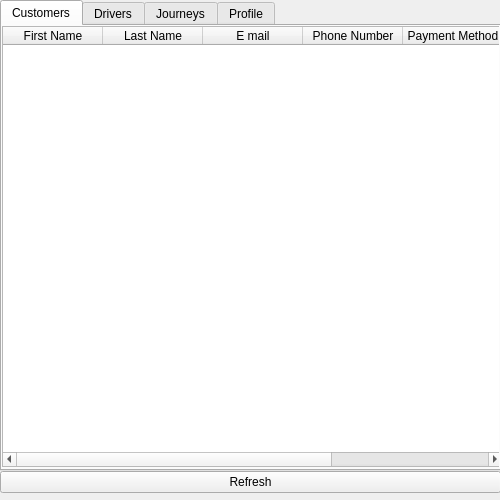
<?xml version="1.0" encoding="UTF-8"?>
<ui version="4.0">
 <class>Form</class>
 <widget class="QWidget" name="Form">
  <property name="geometry">
   <rect>
    <x>0</x>
    <y>0</y>
    <width>500</width>
    <height>500</height>
   </rect>
  </property>
  <property name="minimumSize">
   <size>
    <width>500</width>
    <height>500</height>
   </size>
  </property>
  <property name="maximumSize">
   <size>
    <width>500</width>
    <height>500</height>
   </size>
  </property>
  <property name="windowTitle">
   <string>Form</string>
  </property>
  <widget class="QTabWidget" name="tabs">
   <property name="geometry">
    <rect>
     <x>0</x>
     <y>0</y>
     <width>501</width>
     <height>471</height>
    </rect>
   </property>
   <property name="currentIndex">
    <number>0</number>
   </property>
   <widget class="QWidget" name="tab">
    <attribute name="title">
     <string>Customers</string>
    </attribute>
    <widget class="QTableWidget" name="Customers_Table">
     <property name="geometry">
      <rect>
       <x>0</x>
       <y>0</y>
       <width>501</width>
       <height>441</height>
      </rect>
     </property>
     <column>
      <property name="text">
       <string>First Name</string>
      </property>
     </column>
     <column>
      <property name="text">
       <string>Last Name</string>
      </property>
     </column>
     <column>
      <property name="text">
       <string>E mail</string>
      </property>
     </column>
     <column>
      <property name="text">
       <string>Phone Number</string>
      </property>
     </column>
     <column>
      <property name="text">
       <string>Payment Method</string>
      </property>
     </column>
     <column>
      <property name="text">
       <string>User ID</string>
      </property>
     </column>
    </widget>
   </widget>
   <widget class="QWidget" name="tab_2">
    <attribute name="title">
     <string>Drivers</string>
    </attribute>
    <widget class="QTableWidget" name="Drivers_Table">
     <property name="geometry">
      <rect>
       <x>0</x>
       <y>0</y>
       <width>501</width>
       <height>441</height>
      </rect>
     </property>
     <column>
      <property name="text">
       <string>New Column</string>
      </property>
     </column>
     <column>
      <property name="text">
       <string>First Name</string>
      </property>
     </column>
     <column>
      <property name="text">
       <string>E mail</string>
      </property>
     </column>
     <column>
      <property name="text">
       <string>New Column</string>
      </property>
     </column>
     <column>
      <property name="text">
       <string>Password</string>
      </property>
     </column>
     <column>
      <property name="text">
       <string>Driver License</string>
      </property>
     </column>
     <column>
      <property name="text">
       <string>Car Class</string>
      </property>
     </column>
     <column>
      <property name="text">
       <string>Car Licese </string>
      </property>
     </column>
     <column>
      <property name="text">
       <string>Car License Plate Number</string>
      </property>
     </column>
     <column>
      <property name="text">
       <string>Car Make</string>
      </property>
     </column>
     <column>
      <property name="text">
       <string>Driver ID</string>
      </property>
     </column>
    </widget>
   </widget>
   <widget class="QWidget" name="tab_3">
    <attribute name="title">
     <string>Journeys</string>
    </attribute>
    <widget class="QTableWidget" name="Journeys_Table">
     <property name="geometry">
      <rect>
       <x>0</x>
       <y>0</y>
       <width>501</width>
       <height>441</height>
      </rect>
     </property>
     <column>
      <property name="text">
       <string>New Column</string>
      </property>
     </column>
     <column>
      <property name="text">
       <string>Date</string>
      </property>
     </column>
     <column>
      <property name="text">
       <string>Time</string>
      </property>
     </column>
     <column>
      <property name="text">
       <string>Journey ID</string>
      </property>
     </column>
     <column>
      <property name="text">
       <string>User ID</string>
      </property>
     </column>
     <column>
      <property name="text">
       <string>Customer Name</string>
      </property>
     </column>
     <column>
      <property name="text">
       <string>Start Location</string>
      </property>
     </column>
     <column>
      <property name="text">
       <string>End Location</string>
      </property>
     </column>
     <column>
      <property name="text">
       <string>Driver ID</string>
      </property>
     </column>
     <column>
      <property name="text">
       <string>Driver Name</string>
      </property>
     </column>
     <column>
      <property name="text">
       <string>Car Number</string>
      </property>
     </column>
     <column>
      <property name="text">
       <string>Car Class</string>
      </property>
     </column>
     <column>
      <property name="text">
       <string>Car Make</string>
      </property>
     </column>
     <column>
      <property name="text">
       <string>Car Color</string>
      </property>
     </column>
     <column>
      <property name="text">
       <string>Price</string>
      </property>
     </column>
     <column>
      <property name="text">
       <string>Status</string>
      </property>
     </column>
    </widget>
   </widget>
   <widget class="QWidget" name="tab_4">
    <attribute name="title">
     <string>Profile</string>
    </attribute>
    <widget class="QWidget" name="verticalLayoutWidget_2">
     <property name="geometry">
      <rect>
       <x>0</x>
       <y>0</y>
       <width>491</width>
       <height>441</height>
      </rect>
     </property>
     <layout class="QVBoxLayout" name="verticalLayout_2">
      <item>
       <widget class="QPushButton" name="Logout_Btn">
        <property name="text">
         <string>Logout</string>
        </property>
       </widget>
      </item>
     </layout>
    </widget>
   </widget>
  </widget>
  <widget class="QWidget" name="verticalLayoutWidget">
   <property name="geometry">
    <rect>
     <x>0</x>
     <y>470</y>
     <width>501</width>
     <height>25</height>
    </rect>
   </property>
   <layout class="QVBoxLayout" name="verticalLayout">
    <item>
     <widget class="QPushButton" name="Refresh_Btn">
      <property name="text">
       <string>Refresh</string>
      </property>
     </widget>
    </item>
   </layout>
  </widget>
 </widget>
 <resources/>
 <connections/>
</ui>
